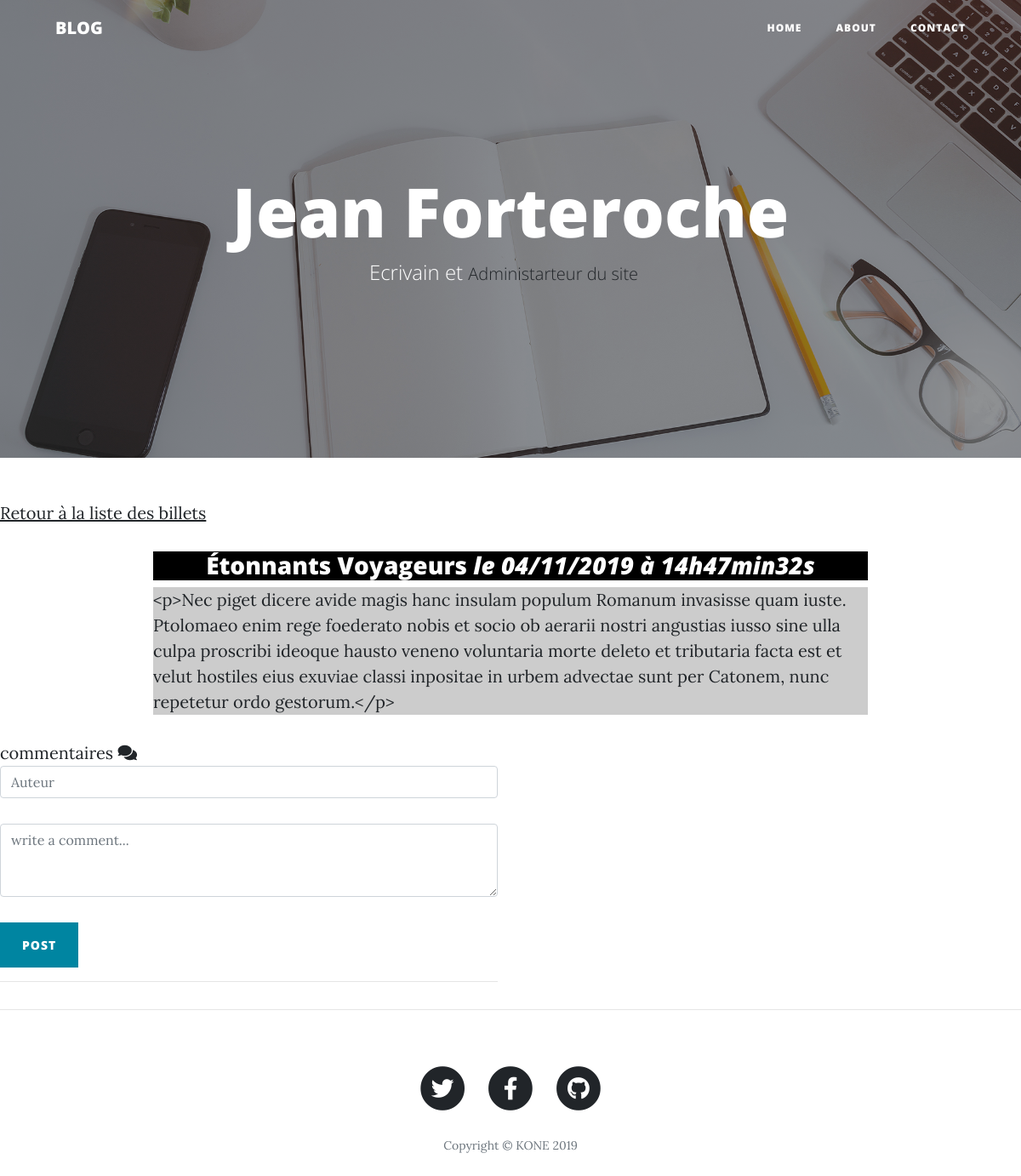
The page /index.php?action=post&id=67 on the database its author committed.
### tables this page shows
CREATE TABLE `posts` (
  `id` int(11) NOT NULL,
  `title` varchar(255) NOT NULL,
  `images` varchar(200) NOT NULL,
  `content` text NOT NULL,
  `creation_date` datetime NOT NULL
);

### controller/Frontend.php (called while the page is built, shortened)
<?php
class Frontend {
    public function post() {
        $postManager = new PostManager();
        $post = $postManager->getPost($_GET['id']);
        require ('view/frontend/postView.php');
    }
}

### model/PostManager.php (called while the page is built, shortened)
<?php
class PostManager extends BddManager {
    public function getPost($postId) {
        $db = $this->dbConnect();
        $req = $db->prepare('SELECT id, title,images, content, DATE_FORMAT(creation_date, \'%d/%m/%Y à %Hh%imin%ss\') AS creation_date_fr FROM posts WHERE id = ?');
        $req->execute(array($postId));
        $post = $req->fetch();
        return $post;
    }
}

### view/frontend/postView.php (the view, shortened to what this page needs)
<p><a href="index.php">Retour à la liste des billets</a></p>
<div class="news">
    <h3>
        <?= htmlspecialchars($post['title']) ?>
        <em>le <?= $post['creation_date_fr'] ?></em>
    </h3>
    <p>
        <?= nl2br(htmlspecialchars($post['content'])) ?>
    </p>
</div>
<div class="row bootstrap snippets">
    <div class="col-md-6 col-md-offset-2 col-sm-12">
        <div class="comment-wrapper">
            <div class="panel panel-info">
                <div class="panel-heading">
                    commentaires <i class="fa fa-comments" aria-hidden="true"></i>
                </div>
                <div class="panel-body">
                    <form action="index.php?action=addComment&amp;id=<?= $post['id'] ?>" method="post">
                        <input class="form-control" type="text" id="author" name="author" placeholder="Auteur"
                            rows="3" />
                        <br>
                        <textarea id="comment" name="comment" class="form-control" placeholder="write a comment..."
                            rows="3"></textarea>
                        <br>
                        <input type="submit" class="btn btn-primary " value="POST" />
                    </form>
                    <hr>
                </div>
            </div>
        </div>
    </div>
</div>
<?php require('/opt/lampp/htdocs/blog/view/template.php'); ?>

### public/css/style.css (style rules this page uses)
h1, h3 { text-align:center; }
h3 { background-color:black; color:white; font-size:0.9em; margin-bottom:0px; }
.news p { background-color:#CCCCCC; margin-top:0px; }
.news { width:70%; margin:auto; }
a { text-decoration: none; color: blue; }

### rows shown on the page
posts: title "Étonnants Voyageurs", content "<p>Nec piget dicere avide magis hanc insulam populum Romanum invasisse quam iuste. Ptolomaeo enim rege foederato nobis et socio ob aerarii nostri angustias iusso sine ulla culpa proscribi ideoque hausto veneno voluntaria morte deleto et tributaria facta est et velut hostiles eius exuviae classi inpositae in urbem advectae sunt per Catonem, nunc repetetur ordo gestorum.</p>"

### other values the page prints
$post['creation_date_fr'] "04/11/2019 à 14h47min32s"
